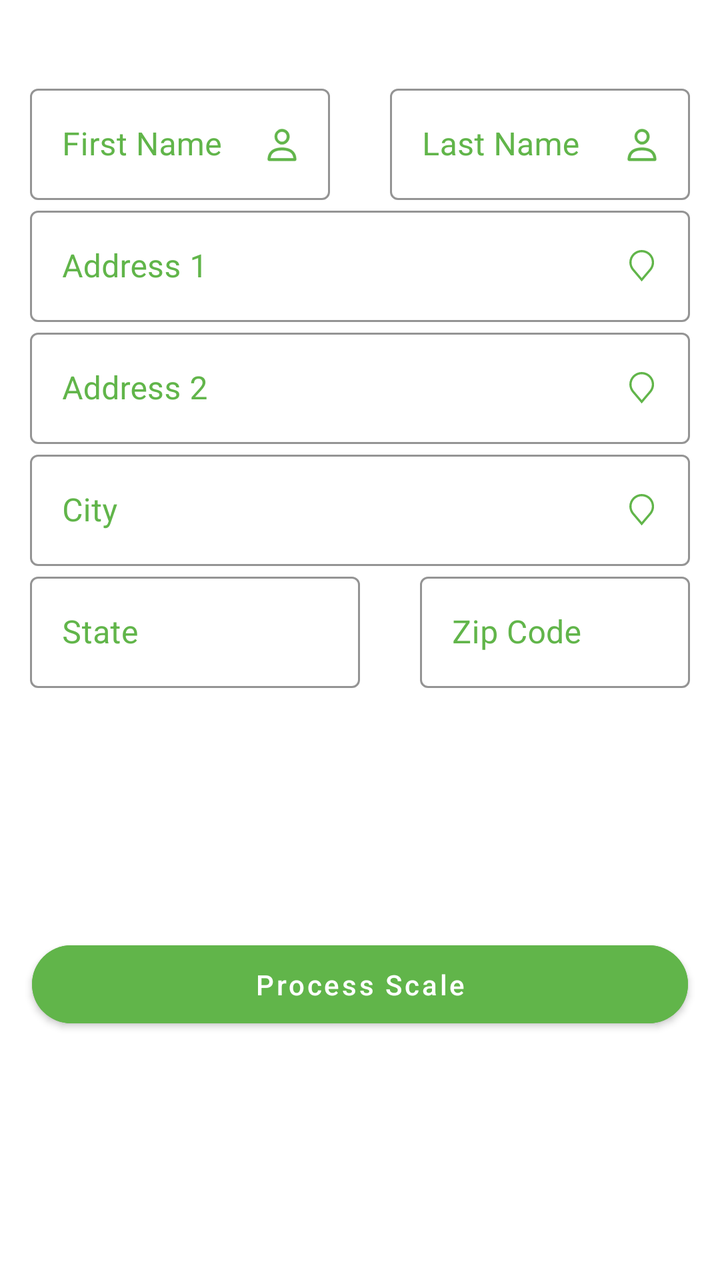
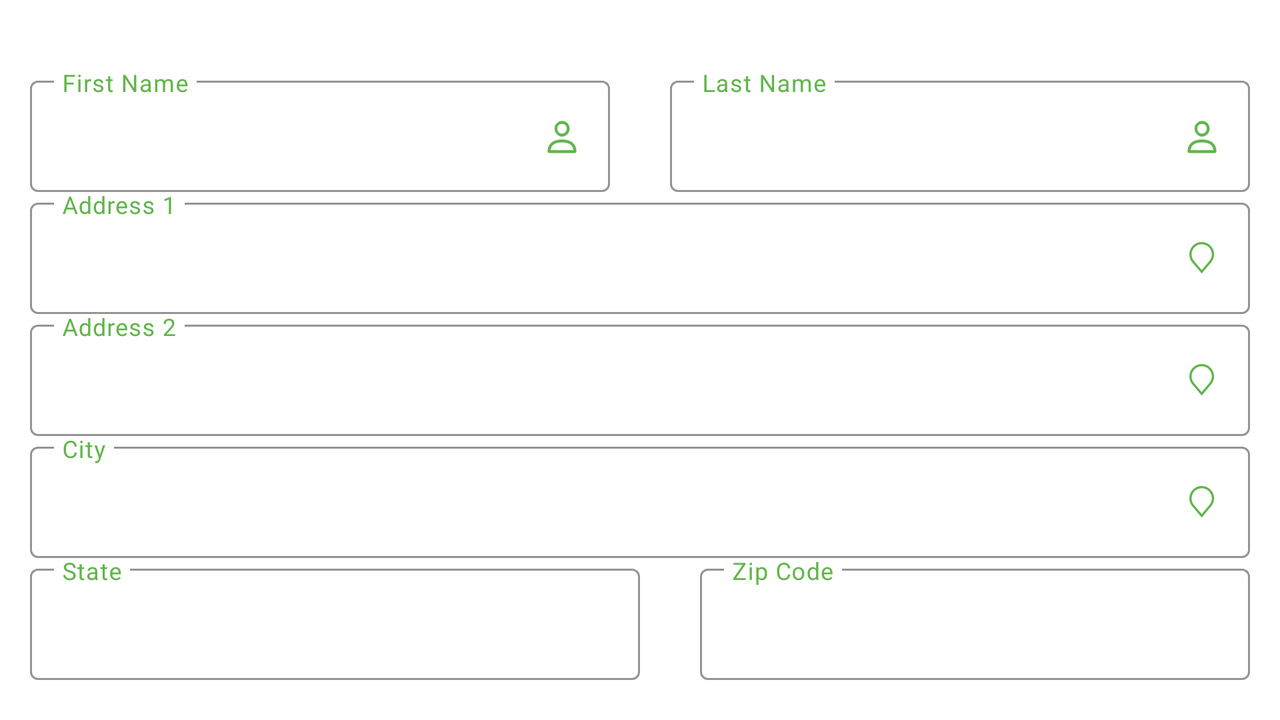

The same Android screen from two of the app's own layout files: first res/layout/ as a phone draws it, then the author's variant for another configuration, drawn on a device whose configuration selects that folder. Both files follow.
<!-- AndroidManifest.xml: application theme Theme.DealerPay -->
<!-- res/layout/fragment_payment_two.xml -->
<?xml version="1.0" encoding="utf-8"?>
<androidx.constraintlayout.widget.ConstraintLayout xmlns:android="http://schemas.android.com/apk/res/android"
    xmlns:tools="http://schemas.android.com/tools"
    android:layout_width="match_parent"
    android:layout_height="match_parent"
    android:background="@android:color/transparent"
    xmlns:app="http://schemas.android.com/apk/res-auto"
    >


    <com.google.android.material.textfield.TextInputLayout
        android:id="@+id/first_name_layout"
        style="@style/Widget.MaterialComponents.TextInputLayout.OutlinedBox"
        android:layout_width="0dp"
        android:layout_height="wrap_content"
        android:layout_marginHorizontal="15dp"
        android:layout_marginTop="39dp"
        android:hint="@string/first_name"
        android:textColorHint="@color/green"
        app:boxCornerRadiusBottomEnd="@dimen/_20sdp"
        app:boxCornerRadiusBottomStart="@dimen/_20sdp"
        app:boxCornerRadiusTopEnd="@dimen/_20sdp"
        app:boxCornerRadiusTopStart="@dimen/_20sdp"
        app:boxStrokeColor="@color/outer_line"
        app:endIconDrawable="@drawable/ic_user"
        app:endIconMode="custom"
        app:endIconTint="@color/green"
        app:expandedHintEnabled="true"
        app:hintEnabled="true"
        app:hintTextColor="@color/green"
        app:layout_constraintStart_toStartOf="parent"
        app:layout_constraintEnd_toStartOf="@id/last_name_layout"
        app:layout_constraintTop_toTopOf="parent">


        <com.google.android.material.textfield.TextInputEditText
            android:id="@+id/et_first_name"
            android:layout_width="match_parent"
            android:layout_height="wrap_content"
            android:inputType="textEmailAddress"
            android:maxLines="1"
            android:hint="Deny"
            android:textColorHint="@color/white"
            android:textColor="@color/white" />

    </com.google.android.material.textfield.TextInputLayout>


    <com.google.android.material.textfield.TextInputLayout
        android:id="@+id/last_name_layout"
        style="@style/Widget.MaterialComponents.TextInputLayout.OutlinedBox"
        android:layout_width="0dp"
        android:layout_height="wrap_content"
        android:layout_marginHorizontal="15dp"
        android:layout_marginTop="39dp"
        android:hint="@string/last_name"
        android:textColorHint="@color/green"
        app:boxCornerRadiusBottomEnd="@dimen/_20sdp"
        app:boxCornerRadiusBottomStart="@dimen/_20sdp"
        app:boxCornerRadiusTopEnd="@dimen/_20sdp"
        app:boxCornerRadiusTopStart="@dimen/_20sdp"
        app:boxStrokeColor="@color/outer_line"
        app:endIconDrawable="@drawable/ic_user"
        app:endIconMode="custom"
        app:endIconTint="@color/green"
        app:expandedHintEnabled="true"
        app:hintEnabled="true"
        app:hintTextColor="@color/green"
        app:layout_constraintEnd_toEndOf="parent"
        app:layout_constraintStart_toEndOf="@+id/first_name_layout"
        app:layout_constraintTop_toTopOf="parent">


        <com.google.android.material.textfield.TextInputEditText
            android:id="@+id/et_last_name"
            android:layout_width="match_parent"
            android:layout_height="wrap_content"
            android:inputType="textEmailAddress"

            android:hint="Jhons"
            android:textColorHint="@color/white"
            android:maxLines="1"
            android:textColor="@color/white" />

    </com.google.android.material.textfield.TextInputLayout>

    <com.google.android.material.textfield.TextInputLayout
        android:id="@+id/address_one_layout"
        style="@style/Widget.MaterialComponents.TextInputLayout.OutlinedBox"
        android:layout_width="match_parent"
        android:layout_height="wrap_content"
        android:layout_marginHorizontal="15dp"
        android:hint="@string/address_one"
        android:textColorHint="@color/green"
        android:layout_marginTop="@dimen/_34sdp"
        app:boxCornerRadiusBottomEnd="@dimen/_20sdp"
        app:boxCornerRadiusBottomStart="@dimen/_20sdp"
        app:boxCornerRadiusTopEnd="@dimen/_20sdp"
        app:boxCornerRadiusTopStart="@dimen/_20sdp"
        app:boxStrokeColor="@color/outer_line"
        app:endIconDrawable="@drawable/ic_location"
        app:endIconMode="custom"
        app:endIconTint="@color/green"
        app:expandedHintEnabled="true"
        app:hintEnabled="true"
        app:hintTextColor="@color/green"
        app:layout_constraintEnd_toEndOf="parent"
        app:layout_constraintStart_toStartOf="parent"
        app:layout_constraintTop_toBottomOf="@+id/first_name_layout">


        <com.google.android.material.textfield.TextInputEditText
            android:id="@+id/et_address_one"
            android:layout_width="match_parent"
            android:layout_height="wrap_content"
            android:inputType="textEmailAddress"
            android:maxLines="1"

            android:hint="33 Samuel Barnet,2345. US"
            android:textColorHint="@color/white"
            android:textColor="@color/white" />

    </com.google.android.material.textfield.TextInputLayout>

    <com.google.android.material.textfield.TextInputLayout
        android:id="@+id/address_two_layout"
        style="@style/Widget.MaterialComponents.TextInputLayout.OutlinedBox"
        android:layout_width="match_parent"
        android:layout_height="wrap_content"
        android:layout_marginHorizontal="15dp"
        android:hint="@string/address_two"
        android:layout_marginTop="@dimen/_30sdp"
        android:textColorHint="@color/green"
        app:boxCornerRadiusBottomEnd="@dimen/_20sdp"
        app:boxCornerRadiusBottomStart="@dimen/_20sdp"
        app:boxCornerRadiusTopEnd="@dimen/_20sdp"
        app:boxCornerRadiusTopStart="@dimen/_20sdp"
        app:boxStrokeColor="@color/outer_line"
        app:endIconDrawable="@drawable/ic_location"
        app:endIconMode="custom"
        app:endIconTint="@color/green"
        app:expandedHintEnabled="true"
        app:hintEnabled="true"
        app:hintTextColor="@color/green"
        app:layout_constraintEnd_toEndOf="parent"
        app:layout_constraintStart_toStartOf="parent"
        app:layout_constraintTop_toBottomOf="@+id/address_one_layout">


        <com.google.android.material.textfield.TextInputEditText
            android:id="@+id/et_address_two"
            android:layout_width="match_parent"
            android:layout_height="wrap_content"
            android:inputType="textEmailAddress"
            android:maxLines="1"

            android:hint="33 Samuel Barnet,2345. US"
            android:textColorHint="@color/white"
            android:textColor="@color/white" />

    </com.google.android.material.textfield.TextInputLayout>

    <com.google.android.material.textfield.TextInputLayout
        android:id="@+id/city_layout"
        style="@style/Widget.MaterialComponents.TextInputLayout.OutlinedBox"
        android:layout_width="match_parent"
        android:layout_height="wrap_content"
        android:layout_marginHorizontal="15dp"
        android:hint="@string/city"
        android:textColorHint="@color/green"
        app:boxCornerRadiusBottomEnd="@dimen/_20sdp"
        app:boxCornerRadiusBottomStart="@dimen/_20sdp"
        app:boxCornerRadiusTopEnd="@dimen/_20sdp"
        app:boxCornerRadiusTopStart="@dimen/_20sdp"
        app:boxStrokeColor="@color/outer_line"
        app:endIconDrawable="@drawable/ic_location"
        app:endIconMode="custom"
        app:endIconTint="@color/green"
        app:expandedHintEnabled="true"
        android:layout_marginTop="@dimen/_30sdp"
        app:hintEnabled="true"
        app:hintTextColor="@color/green"
        app:layout_constraintEnd_toEndOf="parent"
        app:layout_constraintStart_toStartOf="parent"
        app:layout_constraintTop_toBottomOf="@+id/address_two_layout">


        <com.google.android.material.textfield.TextInputEditText
            android:id="@+id/et_city"
            android:layout_width="match_parent"
            android:layout_height="wrap_content"
            android:inputType="textEmailAddress"
            android:maxLines="1"

            android:hint="Lord Betin"
            android:textColorHint="@color/white"
            android:textColor="@color/white" />

    </com.google.android.material.textfield.TextInputLayout>

    <com.google.android.material.textfield.TextInputLayout
        android:id="@+id/state_layout"
        style="@style/Widget.MaterialComponents.TextInputLayout.OutlinedBox"
        android:layout_width="0dp"
        android:layout_height="wrap_content"
        android:layout_marginHorizontal="15dp"
        android:hint="@string/state"
        android:textColorHint="@color/green"
        app:boxCornerRadiusBottomEnd="@dimen/_20sdp"
        app:boxCornerRadiusBottomStart="@dimen/_20sdp"
        app:boxCornerRadiusTopEnd="@dimen/_20sdp"
        app:boxCornerRadiusTopStart="@dimen/_20sdp"
        app:boxStrokeColor="@color/outer_line"
        app:endIconMode="custom"
        android:layout_marginTop="@dimen/_30sdp"
        app:endIconTint="@color/green"
        app:expandedHintEnabled="true"
        app:hintEnabled="true"
        app:hintTextColor="@color/green"
        app:layout_constraintEnd_toStartOf="@id/last_name_layout"
        app:layout_constraintStart_toStartOf="parent"
        app:layout_constraintTop_toBottomOf="@+id/city_layout">


        <com.google.android.material.textfield.TextInputEditText
            android:id="@+id/et_state"
            android:layout_width="match_parent"
            android:layout_height="wrap_content"
            android:inputType="textEmailAddress"
            android:maxLines="1"

            android:hint="Nevada"
            android:textColorHint="@color/white"
            android:textColor="@color/white" />

    </com.google.android.material.textfield.TextInputLayout>


    <com.google.android.material.textfield.TextInputLayout
        android:id="@+id/zip_code_layout"
        style="@style/Widget.MaterialComponents.TextInputLayout.OutlinedBox"
        android:layout_width="0dp"
        android:layout_height="wrap_content"
        android:layout_marginHorizontal="15dp"
        android:hint="@string/zip_code"
        android:textColorHint="@color/green"
        app:boxCornerRadiusBottomEnd="@dimen/_20sdp"
        app:boxCornerRadiusBottomStart="@dimen/_20sdp"
        app:boxCornerRadiusTopEnd="@dimen/_20sdp"
        app:boxCornerRadiusTopStart="@dimen/_20sdp"
        app:boxStrokeColor="@color/outer_line"
        app:endIconMode="custom"
        app:endIconTint="@color/green"
        app:expandedHintEnabled="true"
        app:hintEnabled="true"
        app:hintTextColor="@color/green"
        app:layout_constraintEnd_toEndOf="parent"
        app:layout_constraintStart_toStartOf="@+id/last_name_layout"
        app:layout_constraintTop_toTopOf="@+id/state_layout">


        <com.google.android.material.textfield.TextInputEditText
            android:id="@+id/et_zip_code"
            android:layout_width="match_parent"
            android:layout_height="wrap_content"
            android:inputType="textEmailAddress"
            android:maxLines="1"

            android:hint="2345"
            android:textColorHint="@color/white"
            android:textColor="@color/white" />

    </com.google.android.material.textfield.TextInputLayout>


    <com.google.android.material.button.MaterialButton
        android:layout_width="0dp"
        android:layout_height="wrap_content"
        android:layout_marginHorizontal="16dp"
        android:backgroundTint="@color/green"
        android:padding="10dp"
        android:text="@string/process_scale"
        android:textColor="@color/white"
        app:cornerRadius="20dp"
        android:inputType="textCapWords"
        app:layout_constraintBottom_toBottomOf="parent"
        app:layout_constraintEnd_toEndOf="parent"
        app:layout_constraintStart_toStartOf="parent"
        app:layout_constraintTop_toBottomOf="@+id/state_layout" />


</androidx.constraintlayout.widget.ConstraintLayout>
<!-- resources referenced by this layout -->
<resources>
  <color name="green">#61B54A</color>
  <color name="outer_line">#2BFFFFFF</color>
  <color name="white">#FFFFFFFF</color>&gt;
  <!-- drawable ic_location (drawable) -->
  <vector xmlns:android="http://schemas.android.com/apk/res/android"
      android:width="13dp"
      android:height="16dp"
      android:viewportWidth="13"
      android:viewportHeight="16">
    <path
        android:pathData="M6.188,15.75L1.442,10.154C1.376,10.07 1.311,9.985 1.247,9.9C0.436,8.832 -0.002,7.528 0,6.188C0,4.546 0.652,2.973 1.812,1.812C2.973,0.652 4.546,0 6.188,0C7.829,0 9.402,0.652 10.563,1.812C11.723,2.973 12.375,4.546 12.375,6.188C12.377,7.527 11.939,8.831 11.129,9.898L11.128,9.9C11.128,9.9 10.96,10.122 10.934,10.151L6.188,15.75ZM2.144,9.222C2.145,9.222 2.276,9.395 2.306,9.433L6.188,14.011L10.074,9.426C10.099,9.395 10.231,9.221 10.231,9.22C10.894,8.348 11.251,7.283 11.25,6.188C11.25,4.845 10.717,3.557 9.767,2.608C8.818,1.658 7.53,1.125 6.188,1.125C4.845,1.125 3.557,1.658 2.608,2.608C1.658,3.557 1.125,4.845 1.125,6.188C1.124,7.283 1.482,8.349 2.145,9.222H2.144Z"
        android:fillColor="#61B54A"/>
  </vector>
  <!-- drawable ic_user: vector/xml drawable (drawable, 2160 chars, omitted) -->
  <string name="address_one">Address 1</string>
  <string name="address_two">Address 2</string>
  <string name="city">City</string>
  <string name="first_name">First Name</string>
  <string name="last_name">Last Name</string>
  <string name="process_scale">Process Scale</string>
  <string name="state">State</string>
  <string name="zip_code">Zip Code</string>
  <style name="Theme.DealerPay" parent="Theme.MaterialComponents.DayNight.NoActionBar">
          
          <item name="colorPrimary">@color/purple_500</item>
          <item name="colorPrimaryVariant">@color/purple_500</item>
          <item name="colorOnPrimary">@color/white</item>
          
          <item name="colorSecondary">@color/teal_200</item>
          <item name="colorSecondaryVariant">@color/teal_700</item>
          <item name="colorOnSecondary">@color/black</item>
          
          <item name="android:statusBarColor" tools:targetApi="l">?attr/colorPrimaryVariant</item>
          
  
          <item name="colorNavigationItem">@color/menu_item_color_state</item>
          <item name="colorNavigationItemSelected">@color/white</item>
          <item name="drawableNavigationItemBackground">@drawable/menu_background_color_state</item>
      </style>
  <color name="purple_500">#FF6200EE</color>
  <color name="teal_200">#FF03DAC5</color>
  <color name="teal_700">#FF018786</color>
  <color name="black">#FF000000</color>
</resources>
<!-- res/layout-w600dp/fragment_payment_two.xml (the author's variant of the layout above) -->
<!-- drawn on the phone turned sideways -->
<?xml version="1.0" encoding="utf-8"?>
<androidx.constraintlayout.widget.ConstraintLayout xmlns:android="http://schemas.android.com/apk/res/android"
    xmlns:tools="http://schemas.android.com/tools"
    android:layout_width="match_parent"
    android:layout_height="match_parent"
    xmlns:app="http://schemas.android.com/apk/res-auto"
    >



        <androidx.core.widget.NestedScrollView
            android:layout_width="match_parent"
            android:layout_height="match_parent"

            >
            <androidx.constraintlayout.widget.ConstraintLayout
                android:layout_width="match_parent"
                android:layout_height="match_parent"
                android:layout_marginHorizontal="@dimen/_20sdp"

                >



        <com.google.android.material.textfield.TextInputLayout
            android:id="@+id/first_name_layout"
            style="@style/Widget.MaterialComponents.TextInputLayout.OutlinedBox"
            android:layout_width="0dp"
            android:layout_height="wrap_content"
            android:layout_marginHorizontal="15dp"
            android:layout_marginTop="35dp"
            android:hint="@string/first_name"
            android:textColorHint="@color/green"
            app:boxCornerRadiusBottomEnd="@dimen/_20sdp"
            app:boxCornerRadiusBottomStart="@dimen/_20sdp"
            app:boxCornerRadiusTopEnd="@dimen/_20sdp"
            app:boxCornerRadiusTopStart="@dimen/_20sdp"
            app:boxStrokeColor="@color/outer_line"
            app:endIconDrawable="@drawable/ic_user"
            app:endIconMode="custom"
            app:endIconTint="@color/green"
            app:expandedHintEnabled="false"        app:hintEnabled="true"
            app:hintTextColor="@color/green"
            app:layout_constraintStart_toStartOf="parent"
            app:layout_constraintEnd_toStartOf="@id/last_name_layout"
            app:layout_constraintTop_toTopOf="parent">


            <com.google.android.material.textfield.TextInputEditText
                android:id="@+id/et_first_name"
                android:layout_width="match_parent"
                android:layout_height="wrap_content"
                android:inputType="textEmailAddress"
                android:maxLines="1"
                android:hint="Deny"
                android:textColorHint="@color/white"
                android:textColor="@color/white" />

        </com.google.android.material.textfield.TextInputLayout>


        <com.google.android.material.textfield.TextInputLayout
            android:id="@+id/last_name_layout"
            style="@style/Widget.MaterialComponents.TextInputLayout.OutlinedBox"
            android:layout_width="0dp"
            android:layout_height="wrap_content"
            android:layout_marginHorizontal="15dp"
            android:hint="@string/last_name"
            android:textColorHint="@color/green"
            app:boxCornerRadiusBottomEnd="@dimen/_20sdp"
            app:boxCornerRadiusBottomStart="@dimen/_20sdp"
            app:boxCornerRadiusTopEnd="@dimen/_20sdp"
            app:boxCornerRadiusTopStart="@dimen/_20sdp"
            app:boxStrokeColor="@color/outer_line"
            app:endIconDrawable="@drawable/ic_user"
            app:endIconMode="custom"
            app:endIconTint="@color/green"
            app:expandedHintEnabled="false"
            app:hintEnabled="true"
            app:hintTextColor="@color/green"
            app:layout_constraintBottom_toBottomOf="@+id/first_name_layout"
            app:layout_constraintEnd_toEndOf="parent"
            app:layout_constraintStart_toEndOf="@+id/first_name_layout"
            app:layout_constraintTop_toTopOf="@+id/first_name_layout">


            <com.google.android.material.textfield.TextInputEditText
                android:id="@+id/et_last_name"
                android:layout_width="match_parent"
                android:layout_height="wrap_content"
                android:hint="Jhons"
                android:inputType="textEmailAddress"
                android:maxLines="1"
                android:textColor="@color/white"
                android:textColorHint="@color/white" />

        </com.google.android.material.textfield.TextInputLayout>

        <com.google.android.material.textfield.TextInputLayout
            android:id="@+id/address_one_layout"
            style="@style/Widget.MaterialComponents.TextInputLayout.OutlinedBox"
            android:layout_width="match_parent"
            android:layout_height="wrap_content"
            android:layout_marginHorizontal="15dp"
            android:hint="@string/address_one"
            android:textColorHint="@color/green"
            android:layout_marginTop="@dimen/_15sdp"
            app:boxCornerRadiusBottomEnd="@dimen/_20sdp"
            app:boxCornerRadiusBottomStart="@dimen/_20sdp"
            app:boxCornerRadiusTopEnd="@dimen/_20sdp"
            app:boxCornerRadiusTopStart="@dimen/_20sdp"
            app:boxStrokeColor="@color/outer_line"
            app:endIconDrawable="@drawable/ic_location"
            app:endIconMode="custom"
            app:endIconTint="@color/green"
            app:expandedHintEnabled="false"        app:hintEnabled="true"
            app:hintTextColor="@color/green"
            app:layout_constraintEnd_toEndOf="parent"
            app:layout_constraintStart_toStartOf="parent"
            app:layout_constraintTop_toBottomOf="@+id/first_name_layout">


            <com.google.android.material.textfield.TextInputEditText
                android:id="@+id/et_address_one"
                android:layout_width="match_parent"
                android:layout_height="wrap_content"
                android:inputType="textEmailAddress"
                android:maxLines="1"

                android:hint="33 Samuel Barnet,2345. US"
                android:textColorHint="@color/white"
                android:textColor="@color/white" />

        </com.google.android.material.textfield.TextInputLayout>

        <com.google.android.material.textfield.TextInputLayout
            android:id="@+id/address_two_layout"
            style="@style/Widget.MaterialComponents.TextInputLayout.OutlinedBox"
            android:layout_width="match_parent"
            android:layout_height="wrap_content"
            android:layout_marginHorizontal="15dp"
            android:hint="@string/address_two"
            android:layout_marginTop="@dimen/_15sdp"
            android:textColorHint="@color/green"
            app:boxCornerRadiusBottomEnd="@dimen/_20sdp"
            app:boxCornerRadiusBottomStart="@dimen/_20sdp"
            app:boxCornerRadiusTopEnd="@dimen/_20sdp"
            app:boxCornerRadiusTopStart="@dimen/_20sdp"
            app:boxStrokeColor="@color/outer_line"
            app:endIconDrawable="@drawable/ic_location"
            app:endIconMode="custom"
            app:endIconTint="@color/green"
            app:expandedHintEnabled="false"        app:hintEnabled="true"
            app:hintTextColor="@color/green"
            app:layout_constraintEnd_toEndOf="parent"
            app:layout_constraintStart_toStartOf="parent"
            app:layout_constraintTop_toBottomOf="@+id/address_one_layout">


            <com.google.android.material.textfield.TextInputEditText
                android:id="@+id/et_address_two"
                android:layout_width="match_parent"
                android:layout_height="wrap_content"
                android:inputType="textEmailAddress"
                android:maxLines="1"

                android:hint="33 Samuel Barnet,2345. US"
                android:textColorHint="@color/white"
                android:textColor="@color/white" />

        </com.google.android.material.textfield.TextInputLayout>

        <com.google.android.material.textfield.TextInputLayout
            android:id="@+id/city_layout"
            style="@style/Widget.MaterialComponents.TextInputLayout.OutlinedBox"
            android:layout_width="match_parent"
            android:layout_height="wrap_content"
            android:layout_marginHorizontal="15dp"
            android:hint="@string/city"
            android:textColorHint="@color/green"
            app:boxCornerRadiusBottomEnd="@dimen/_20sdp"
            app:boxCornerRadiusBottomStart="@dimen/_20sdp"
            app:boxCornerRadiusTopEnd="@dimen/_20sdp"
            app:boxCornerRadiusTopStart="@dimen/_20sdp"
            app:boxStrokeColor="@color/outer_line"
            app:endIconDrawable="@drawable/ic_location"
            app:endIconMode="custom"
            android:layout_marginTop="@dimen/_15sdp"
            app:endIconTint="@color/green"
            app:expandedHintEnabled="false"
            app:hintEnabled="true"
            app:hintTextColor="@color/green"
            app:layout_constraintEnd_toEndOf="parent"
            app:layout_constraintStart_toStartOf="parent"
            app:layout_constraintTop_toBottomOf="@+id/address_two_layout">


            <com.google.android.material.textfield.TextInputEditText
                android:id="@+id/et_city"
                android:layout_width="match_parent"
                android:layout_height="wrap_content"
                android:inputType="textEmailAddress"
                android:maxLines="1"

                android:hint="Lord Betin"
                android:textColorHint="@color/white"
                android:textColor="@color/white" />

        </com.google.android.material.textfield.TextInputLayout>

        <com.google.android.material.textfield.TextInputLayout
            android:id="@+id/state_layout"
            style="@style/Widget.MaterialComponents.TextInputLayout.OutlinedBox"
            android:layout_width="0dp"
            android:layout_height="wrap_content"
            android:layout_marginHorizontal="15dp"
            android:hint="@string/state"
            android:textColorHint="@color/green"
            app:boxCornerRadiusBottomEnd="@dimen/_20sdp"
            app:boxCornerRadiusBottomStart="@dimen/_20sdp"
            app:boxCornerRadiusTopEnd="@dimen/_20sdp"
            app:boxCornerRadiusTopStart="@dimen/_20sdp"
            app:boxStrokeColor="@color/outer_line"
            app:endIconMode="custom"
            app:endIconTint="@color/green"
            android:layout_marginTop="@dimen/_15sdp"

            app:expandedHintEnabled="false"        app:hintEnabled="true"
            app:hintTextColor="@color/green"
            app:layout_constraintEnd_toStartOf="@id/last_name_layout"
            app:layout_constraintStart_toStartOf="parent"
            app:layout_constraintTop_toBottomOf="@+id/city_layout">


            <com.google.android.material.textfield.TextInputEditText
                android:id="@+id/et_state"
                android:layout_width="match_parent"
                android:layout_height="wrap_content"
                android:inputType="textEmailAddress"
                android:maxLines="1"

                android:hint="Nevada"
                android:textColorHint="@color/white"
                android:textColor="@color/white" />

        </com.google.android.material.textfield.TextInputLayout>


        <com.google.android.material.textfield.TextInputLayout
            android:id="@+id/zip_code_layout"
            style="@style/Widget.MaterialComponents.TextInputLayout.OutlinedBox"
            android:layout_width="0dp"
            android:layout_height="wrap_content"
            android:layout_marginHorizontal="15dp"
            android:hint="@string/zip_code"
            android:textColorHint="@color/green"
            app:boxCornerRadiusBottomEnd="@dimen/_20sdp"
            app:boxCornerRadiusBottomStart="@dimen/_20sdp"
            app:boxCornerRadiusTopEnd="@dimen/_20sdp"
            app:boxCornerRadiusTopStart="@dimen/_20sdp"
            app:boxStrokeColor="@color/outer_line"
            app:endIconMode="custom"
            app:endIconTint="@color/green"
            app:expandedHintEnabled="false"        app:hintEnabled="true"
            app:hintTextColor="@color/green"
            app:layout_constraintBottom_toBottomOf="@+id/state_layout"
            app:layout_constraintEnd_toEndOf="parent"
            app:layout_constraintStart_toStartOf="@+id/last_name_layout"
            app:layout_constraintTop_toTopOf="@+id/state_layout">


            <com.google.android.material.textfield.TextInputEditText
                android:id="@+id/et_zip_code"
                android:layout_width="match_parent"
                android:layout_height="wrap_content"
                android:hint="2345"
                android:inputType="textEmailAddress"

                android:maxLines="1"
                android:textColor="@color/white"
                android:textColorHint="@color/white" />

        </com.google.android.material.textfield.TextInputLayout>


        <com.google.android.material.button.MaterialButton
            android:layout_width="380dp"
            android:layout_height="55dp"
            android:layout_marginHorizontal="16dp"
            android:backgroundTint="@color/green"
            android:text="@string/process_scale"
            android:textColor="@color/white"
            app:cornerRadius="20dp"
            android:layout_marginTop="346dp"
            android:layout_marginBottom="@dimen/_20sdp"
            android:inputType="textCapWords"
            app:layout_constraintBottom_toBottomOf="parent"
            app:layout_constraintEnd_toEndOf="parent"
            app:layout_constraintStart_toStartOf="parent"
            app:layout_constraintTop_toBottomOf="@+id/state_layout" />

    </androidx.constraintlayout.widget.ConstraintLayout>
        </androidx.core.widget.NestedScrollView>

</androidx.constraintlayout.widget.ConstraintLayout>
